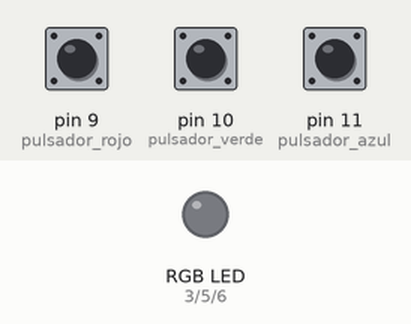
Bench run of a sketch on a simulated Arduino Uno, built with avr-gcc and run on an emulated ATmega328P. Shown: an RGB LED mixed from three pins (HIGH = lit). The test bench sets the inputs (shaded band); at power-on: pin 9 (pulsador_rojo) LOW, pin 10 (pulsador_verde) LOW, pin 11 (pulsador_azul) LOW. Dim RGB values are drawn brighter than linear.

Above: at 1.2 s.
1.3 s: pin 9 (pulsador_rojo) pulled HIGH for 0.15 s
At 2.5 s:
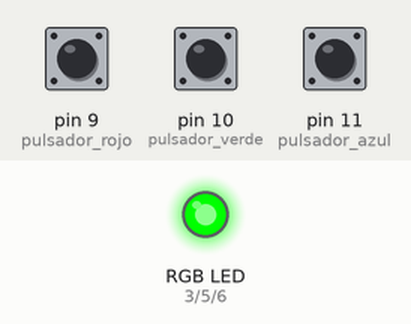
2.9 s: pin 10 (pulsador_verde) pulled HIGH for 0.15 s
At 3.8 s:
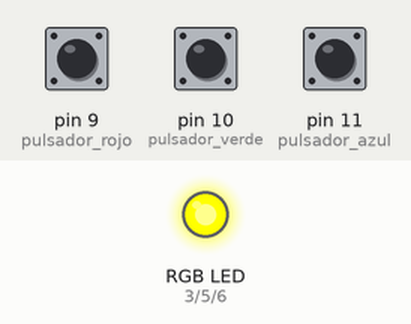
4.5 s: pin 11 (pulsador_azul) pulled HIGH for 0.15 s
At 5.0 s:
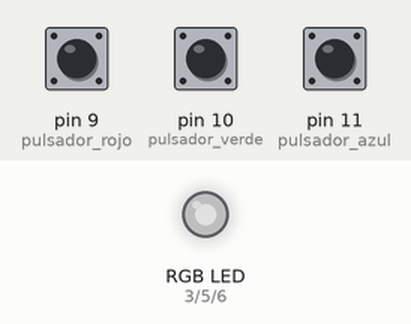
6.1 s: pin 9 (pulsador_rojo) pulled HIGH for 1 s
At 7.4 s:
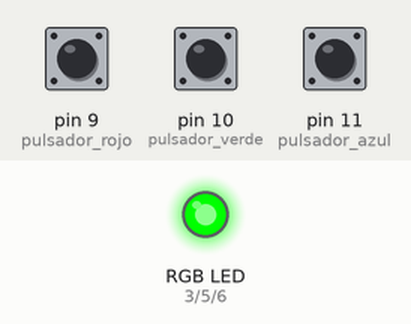
8.6 s: pin 10 (pulsador_verde) pulled HIGH for 1 s
At 9.3 s:
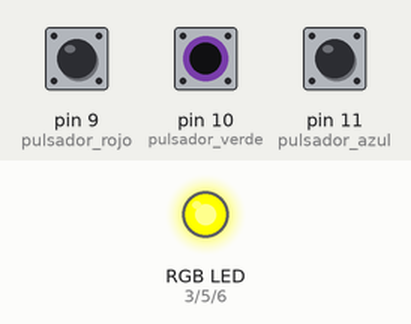
11.1 s: pin 9 (pulsador_rojo) pulled HIGH for 3.2 s
At 12.4 s:
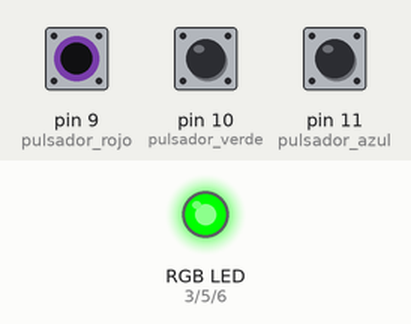
Timing chart, 0 to 14.1 s (numbered marks = the images above; inputs shaded):
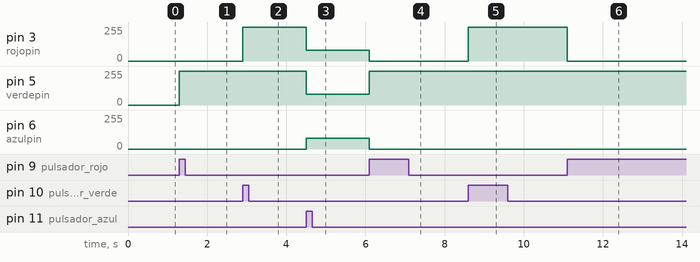

Measured:
- after the input at 1.3 s, pin 5 (verdepin): 0/255 → 255/255 at once
- after the input at 2.9 s, pin 3 (rojopin): 0/255 → 255/255 at once
- after the input at 4.5 s, pin 3 (rojopin), pin 5 (verdepin): 255/255 → 80/255 at once; pin 6 (azulpin): 0/255 → 80/255 at once
- after the input at 6.1 s, pin 3 (rojopin), pin 6 (azulpin): 80/255 → 0/255 at once; pin 5 (verdepin): 80/255 → 255/255 at once
- after the input at 8.6 s, pin 3 (rojopin): 0/255 → 255/255 at once
- after the input at 11.1 s, pin 3 (rojopin): 255/255 → 0/255 at once

The sketch:

RGB_CON_3_PULSADORES.ino
```cpp
int pulsador_rojo=9;
int pulsador_verde=10;
int pulsador_azul=11;

int rojopin=3;
int verdepin=5;
int azulpin=6;

int rojo=0;
int verde=0;
int azul=0;

void setup() {
  pinMode(rojopin,OUTPUT);
  pinMode(verdepin,OUTPUT);
  pinMode(azulpin,OUTPUT);

  pinMode(pulsador_rojo,INPUT);
  pinMode(pulsador_verde,INPUT);
  pinMode(pulsador_azul,INPUT);
}

void color(int rojo, int verde, int azul){
  //ESCRITURA PWM(positivo)
  analogWrite(rojopin,255-rojo);
  analogWrite(verdepin,255-verde);
  analogWrite(azulpin,255-azul);
}

void loop() {
  //PULSADOR ROJO
  if(digitalRead(pulsador_rojo)==HIGH){
    color(255,0,255);
    delay(10);
  }

  //PULSADOR VERDE
  if(digitalRead(pulsador_verde)==HIGH){
    color(0,0,255);
    delay(10);
  }

  //PULSADOR AZUL
  if(digitalRead(pulsador_azul)==HIGH){
    color(175,175,175);
    delay(10);
  }

}
```
